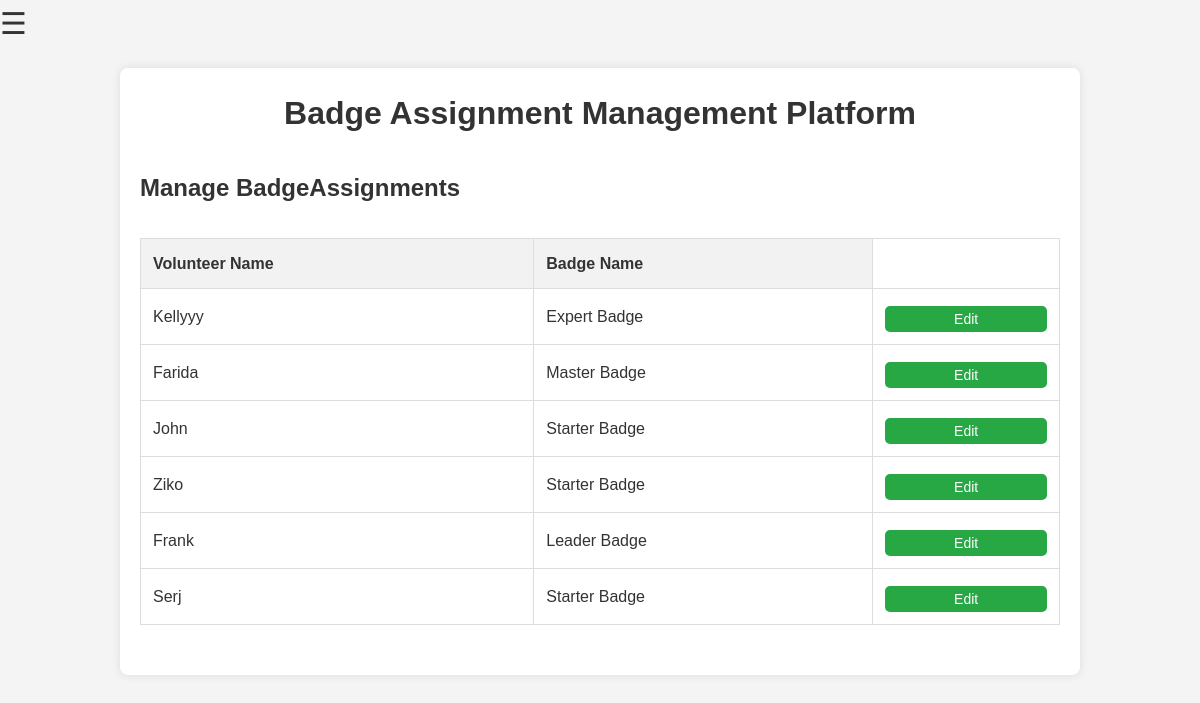
The app's page /Views/BadgeAssignmentPanel.php with its own data.
### tables this page shows
CREATE TABLE `volunteer` (
  `VolunteerID` int NOT NULL AUTO_INCREMENT,
  `FirstName` varchar(50) NOT NULL,
  `LastName` varchar(50) NOT NULL,
  `Email` varchar(100) NOT NULL,
  `PhoneNumber` varchar(15) DEFAULT NULL,
  `DateOfBirth` date DEFAULT NULL,
  `USER_NAME` varchar(50) NOT NULL,
  `PASSWORD_HASH` varchar(100) NOT NULL,
  `LAST_LOGIN` date DEFAULT NULL,
  `ACCOUNT_CREATION_DATE` date DEFAULT NULL,
  `hours_contributed` int DEFAULT NULL,
  `NumberOfEventsAttended` int DEFAULT NULL,
  `VolunteerBadgeID` int DEFAULT NULL,
  `UserID` int DEFAULT NULL,
  `ImageUrl` varchar(255) DEFAULT NULL,
  PRIMARY KEY (`VolunteerID`),
  UNIQUE KEY `Email` (`Email`),
  KEY `VolunteerBadgeID` (`VolunteerBadgeID`),
  KEY `UserID` (`UserID`),
  CONSTRAINT `volunteer_ibfk_1` FOREIGN KEY (`VolunteerBadgeID`) REFERENCES `volunteerbadge` (`badge_id`),
  CONSTRAINT `volunteer_ibfk_2` FOREIGN KEY (`UserID`) REFERENCES `user` (`UserID`)
);

CREATE TABLE `user` (
  `UserID` int NOT NULL AUTO_INCREMENT,
  `FirstName` varchar(50) NOT NULL,
  `LastName` varchar(50) NOT NULL,
  `Email` varchar(100) NOT NULL,
  `PhoneNumber` varchar(15) DEFAULT NULL,
  `DateOfBirth` date DEFAULT NULL,
  `USER_NAME` varchar(50) NOT NULL,
  `PASSWORD_HASH` varchar(100) NOT NULL,
  `LAST_LOGIN` date DEFAULT NULL,
  `ACCOUNT_CREATION_DATE` date DEFAULT NULL,
  `UserTypeID` int DEFAULT NULL,
  PRIMARY KEY (`UserID`),
  UNIQUE KEY `Email` (`Email`),
  KEY `UserTypeID` (`UserTypeID`),
  CONSTRAINT `user_ibfk_1` FOREIGN KEY (`UserTypeID`) REFERENCES `usertype` (`UserTypeID`)
);

CREATE TABLE `volunteerbadge` (
  `badge_id` int NOT NULL AUTO_INCREMENT,
  `score` int NOT NULL,
  `title` varchar(100) NOT NULL,
  PRIMARY KEY (`badge_id`)
);

### Models/VolunteerModel.php (called while the page is built, shortened)
<?php
require_once 'UserModel.php';
require_once 'BadgeDecorator.php';
class Volunteer extends User {
    public function __construct($id = null) {
        $this->table_name = "Volunteer";
        $this->conn = Database::getInstance()->getConnection();
        if (!$this->conn) {
            echo "Database connection error.";
            return;
        } else if (empty($id)) {
            return;
        } else {
            $sql = "SELECT * FROM $this->table_name WHERE VolunteerID = ?";
            $stmt = $this->conn->prepare($sql);
            $stmt->bind_param("i", $id);
            $stmt->execute();
            $result = $stmt->get_result();
            if ($row = $result->fetch_assoc()) {
                parent::__construct($row['UserID']);
            } else {
                echo "No volunteer found with ID: $id";
            }
        }
    }
    public static function getAllVolunteers()
    {
        $sql = "SELECT * FROM Volunteer ORDER BY VolunteerID";
        $conn = Database::getInstance()->getConnection();
        $volunteerDataSet = $conn->query($sql);
        $i = 0;
        $Result = [];
        while ($row = mysqli_fetch_array($volunteerDataSet)) {
            $MyObj = new Volunteer($row["VolunteerID"]);
            $Result[$i] = $MyObj;
            $i++;
        }
        return $Result;
    }
}
?>

### Controllers/VolunteerController.php (called while the page is built, shortened)
<?php
require_once '../Models/VolunteerModel.php';
class VolunteerController {
    public function get_all_Volunteers() {
        return Volunteer::getAllVolunteers();
    }
    public function getBadgeIdByName($badge_name) {
        return VolunteerBadge::getBadgeIdByName($badge_name);
    }
}
?>

### Models/Database.php (called while the page is built, shortened)
<?php
class Database {
    protected $conn;
    private static $instance;
    public function __construct() {
        $this->conn = new mysqli('localhost', 'root', 'Deda2782002!', 'VolunteerManagementSystem');
    }
    public static function getInstance() {
        if (!self::$instance) {
            self::$instance = new Database();
        }
        return self::$instance;
    }
    public function getConnection() {
        return $this->conn;
    }
}
?>

### Models/UserModel.php (called while the page is built, shortened)
<?php
require_once 'Database.php';
require_once 'volunteerModel.php';
class User {
    private $conn;
    public $UserID;
    public function __construct($id = null) {
        $this->conn = Database::getInstance()->getConnection();
        $this->table_name = "User";
        if ($this->conn && !empty($id)) {
            $query = "SELECT * FROM " . $this->table_name . " WHERE UserID = ? LIMIT 1";
            $stmt = $this->conn->prepare($query);
            $stmt->bind_param("i", $id);
            $stmt->execute();
            $result = $stmt->get_result();
            if ($row = $result->fetch_assoc()) {
                $this->UserID = $row['UserID'];
                $this->UserType = $this->getUserType();
                $this->Privileges = $this->getPrivileges();
            } else {
                echo "User not found.";
                return;
            }
        }
    }
    public function getUserType() {
        $query = "SELECT UserTypeID FROM User WHERE UserID = ?";
        $stmt = $this->conn->prepare($query);
        $stmt->bind_param("i", $this->UserID);
        $stmt->execute();
        $result = $stmt->get_result();
        if ($row = $result->fetch_assoc()) {
            $UserTypeID = $row['UserTypeID'];
            $query = "SELECT UserType FROM UserType WHERE UserTypeID = ?";
            $stmt = $this->conn->prepare($query);
            $stmt->bind_param("i", $UserTypeID);
            $stmt->execute();
            $result = $stmt->get_result();
            if ($row = $result->fetch_assoc()) {
                return $row['UserType'];
            }
        }
        return null;
    }
    public function getPrivileges() {
        $query = "SELECT p.* FROM Privilege p
                  JOIN User_Privilege up ON p.PrivilegeID = up.USER_PrivilegeID
                  WHERE up.User_ID = ?";
        $stmt = $this->conn->prepare($query);
        $stmt->bind_param("i", $this->UserID);
        $stmt->execute();
        $result = $stmt->get_result();
        $privileges = [];
        while ($row = $result->fetch_assoc()) {
            $privilege = new Privilege();
            $privilege->PrivilegeID = $row['PrivilegeID'];
            $privilege->PrivilegeName = $row['PrivilegeName'];
            $privilege->Description = $row['Description'];
            $privilege->AccessLevel = $row['AccessLevel'];
            $privileges[] = $privilege;
        }
        return $privileges;
    }
}
?>

### Models/BadgeDecorator.php (called while the page is built, shortened)
<?php
abstract class VolunteerBadge
{
    public static function getBadgeIdByName($badge_name) {
        $conn = (Database::getInstance())->getConnection();
        $query = "SELECT badge_id FROM VolunteerBadge WHERE title = ?";
        $stmt = $conn->prepare($query);
        $stmt->bind_param('s', $badge_name);
        if ($stmt->execute()) {
            $result = $stmt->get_result();
            if ($result->num_rows > 0) {
                $row = $result->fetch_assoc();
                return $row['badge_id'];
            } else {
                return null;
            }
        } else {
            return null;
        }
    }
public static function get_all_badges() {
    $query = "SELECT * FROM VolunteerBadge";
    $conn = (Database::getInstance())->getConnection();
    $result = $conn->query($query);
    $badges = [];
    while ($row = $result->fetch_assoc()) {
        $badges[$row['badge_id']] = $row;
    }
    return $badges;
}
}
?>

### Controllers/BadgeController.php (called while the page is built, shortened)
<?php
require_once '../Models/BadgeDecorator.php';
class BadgeController {
    public function get_all_Badges() {
        return VolunteerBadge::get_all_badges();
    }
}
?>

### Views/BadgeAssignmentPanel.php (the view, shortened to what this page needs)
<?php
require_once '../Controllers/VolunteerController.php';
require_once '../Controllers/BadgeController.php';
$controller = new VolunteerController();
$volunteers = $controller->get_all_Volunteers();
$badgeController = new BadgeController();
$badges = $badgeController->get_all_Badges();
?>
<!DOCTYPE html>
<html lang="en">
<head>
    <link rel="stylesheet" href="./Style/style_control_panel.css">
</head>
<body>
<span class="open-btn" onclick="openNav()">&#9776;</span>
<div class="container">
    <h1>Badge Assignment Management Platform</h1>
    <h2>Manage BadgeAssignments</h2>
    <table class="crud-table">
        <thead>
            <tr>
                <th>Volunteer Name</th>
                <th>Badge Name</th>
            </tr>
        </thead>
        <tbody>
            <?php foreach ($volunteers as $volunteer) : ?>
                    <tr>
                        <td><?= $volunteer->FirstName; ?></td>
                        <td><?= $volunteer->badge->get_title(); ?></td>
                        <td>
                            <button class="button" onclick="openModal(<?=$controller->getBadgeIdByName($volunteer->badge->get_title()); ?>, '<?= $volunteer->badge->get_title(); ?>', '<?= $volunteer->FirstName; ?>','<?= $volunteer->VolunteerID; ?>')">Edit</button>
                        </td>
                    </tr>
            <?php endforeach; ?>
        </tbody>
    </table>
</div>
</body>
</html>

### Views/Style/style_control_panel.css (style rules this page uses)
* { margin: 0; padding: 0; box-sizing: border-box; }
body { font-family: Arial, sans-serif; background-color: #f4f4f4; color: #333; line-height: 1.6; }
.container { width: 80%; margin: 20px auto; justify-content: center; padding: 20px; background-color: #fff; border-radius: 8px; box-shadow: 0 0 10px rgba(0, 0, 0, 0.1); }
h1 { text-align: center; margin-bottom: 20px; color: #333; }
h2 { margin-top: 30px; color: #333; }
input[type="submit"], button { width: 100%; padding: 10px; background-color: #007BFF; color: white; border: none; border-radius: 5px; cursor: pointer; font-size: 16px; transition: background-color 0.3s ease; }
table { width: 100%; border-collapse: collapse; margin-top: 30px; margin-bottom: 30px; }
table, th, td { border: 1px solid #ddd; }
th, td { padding: 12px; text-align: left; }
th { background-color: #f2f2f2; }
button { margin-top: 5px; padding: 5px 10px; background-color: #28a745; font-size: 14px; cursor: pointer; border-radius: 5px; border: none; }
.open-btn { font-size: 30px; cursor: pointer; color: #333; }

### records on screen
volunteer: UserID.FirstName "Kellyyy", title "Expert Badge"
volunteer: UserID.FirstName "Farida", title "Master Badge"
volunteer: UserID.FirstName "John", VolunteerBadgeID.title "Starter Badge"
volunteer: UserID.FirstName "Ziko", VolunteerBadgeID.title "Starter Badge"
volunteer: UserID.FirstName "Frank", title "Leader Badge"
volunteer: UserID.FirstName "Serj", VolunteerBadgeID.title "Starter Badge"
